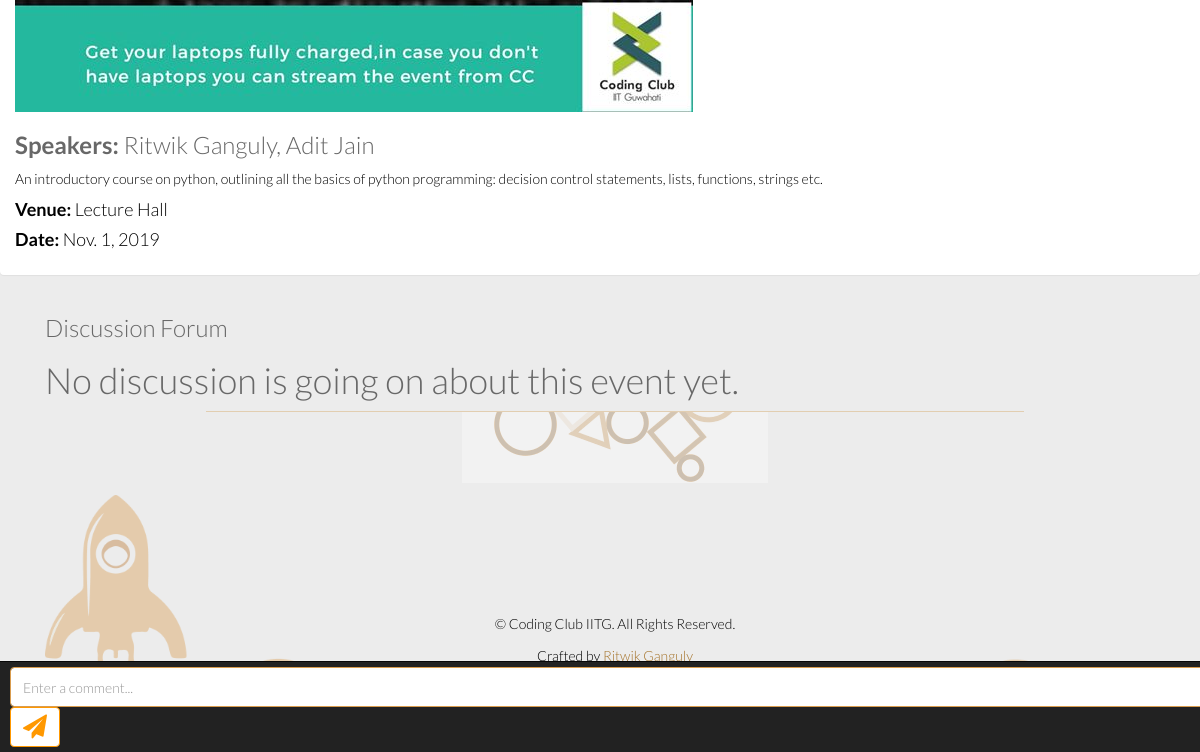
The app's page /codingclubiitg/events/1 (lower part), older data.
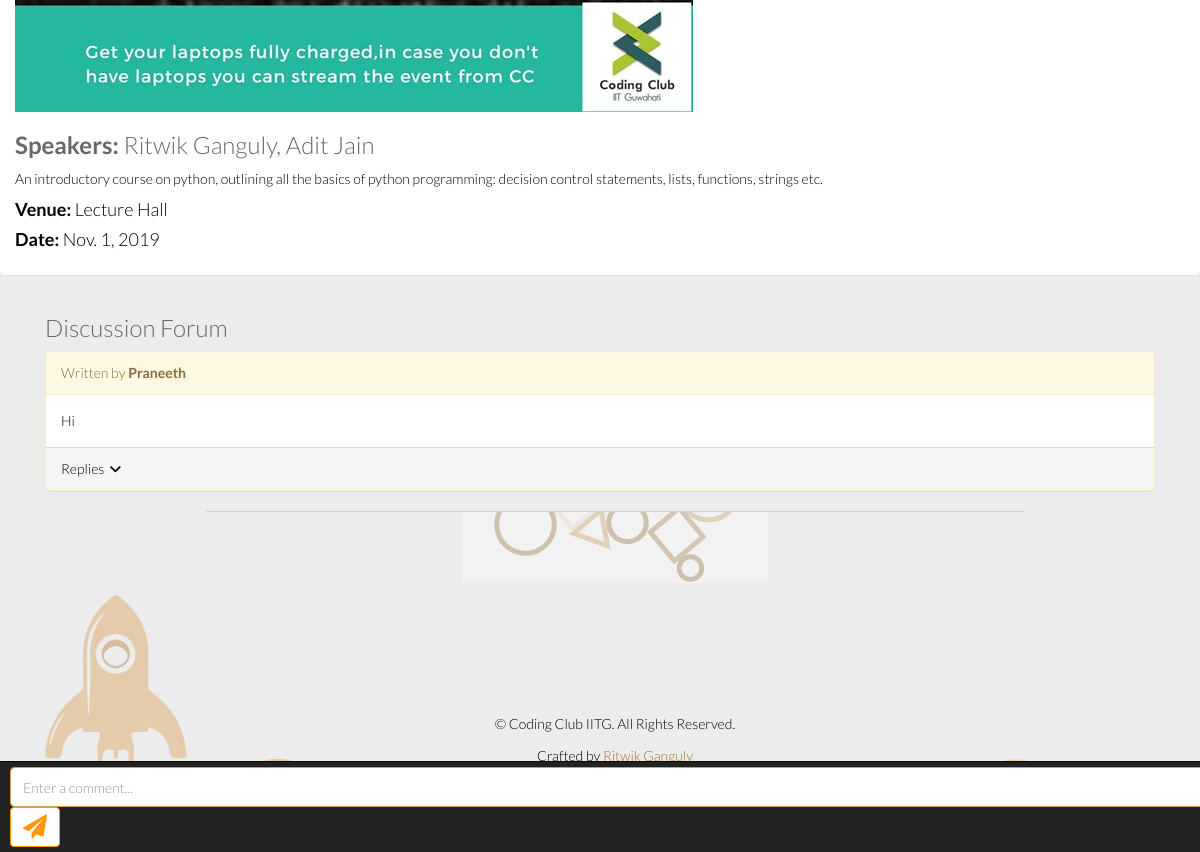
The same page, newer data.
### CodingClubIITG/models.py (models this page shows)
class Discussion_events(models.Model):
	user = models.ForeignKey(User,on_delete=models.CASCADE,default=1)
	event = models.ForeignKey(Event,on_delete=models.CASCADE)
	replied_to = models.ForeignKey("self",on_delete=models.CASCADE,null=True,blank=True)
	text = models.TextField()

class User(AbstractUser):
	IsApproved = models.BooleanField(default=False)

### CodingClubIITG/views.py (the view)
# urls.py: path("events/<int:pk>", views.event_detail, name="event_detail"),
def event_detail(request, pk):
    event = Event.objects.get(pk=pk)
    comments = Discussion_events.objects.filter(event=event,replied_to__isnull=True)
    if not request.user.is_authenticated:
        user=''
    else:
        user = request.user
    return render(request, "CodingClubIITG/event_detail.html", {
        "event": event,
        'comments':comments,'event_id':pk,'user':user
    })

### CodingClubIITG/templates/CodingClubIITG/event_detail.html (shortened to what this page needs)
{% extends "base.html" %}
{% load static %}
{% block content %}
<div class="panel panel-default">
	<div class="panel-body">
		<img src="{{event.img.url}}" class="img-responsive"  style="object-fit: cover;">
		<h2><strong>Speakers: </strong>{{event.speakers}}</h2>
		<p>{{event.details}}</p>
		<h4><strong>Venue: </strong>{{event.venue}}</h4>
		<h4><strong>Date: </strong>{{event.date}}</h4>
	</div>
</div>
<div class="container">
	<h2> Discussion Forum </h2>
	{% if comments %}
		{% for comment in comments %}
		<div id="comment{{comment.pk}}">
		<div class="panel panel-warning">
			<div class="panel-heading">Written by <strong>{{ comment.user.username }}</strong></div>
			<div class="panel-body">{{ comment.text }}</div>
			<div class="panel-footer">
				<a href="{% url 'discussion_event_replies' comment.pk %}"><span style="color:black">Replies<i class='fas fa-angle-down'></i></span></a>
			</div>
		</div>
		</div>
		{% endfor %}
	{% else %}
		<h1> No discussion is going on about this event yet. </h1>
	{% endif %}
	<nav class="navbar navbar-inverse navbar-fixed-bottom">
		<div class="mx-auto order-0">
		<form class="form-inline" method="get" action="{% url 'comment_event' event_id %}">
			<input class="form-control mr-sm-2" type="text" style="width:1500px" placeholder="Enter a comment..." id="comment" name="comment">
			<button class="btn btn-default" type="submit" style="background-color:white;border-color:#ff9800;" data-toggle="tooltip" data-placement="top" title="Send"><i class="fa fa-send" style="font-size:24px;color:#ff9800"></i></button>
		</form>
		</div>
	</nav
</div>
{% endblock %}

Row changes from the older to the newer data that the page shows:
added Discussion_events: user.username "Praneeth", text "Hi"
Text that changed along with them:
text no longer shown: "No discussion is going on about this event yet."
